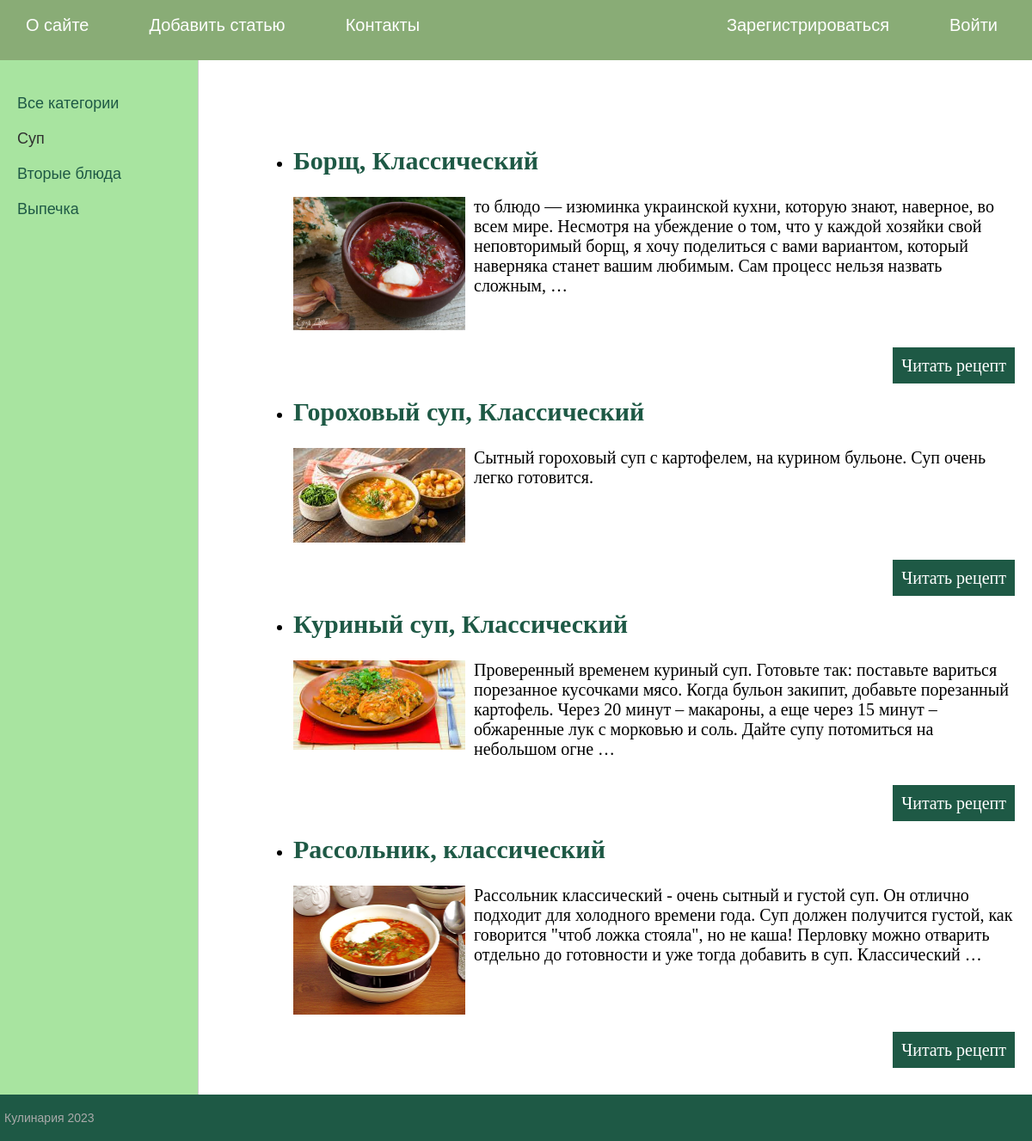
Page /category/1/ on the committed database.
### foods/models.py (models this page shows, shortened)
class TimedModel(models.Model):
    time_create = models.DateTimeField(auto_now_add=True)
    time_update = models.DateTimeField(auto_now=True)
    class Meta:
        abstract = True

class Category(TimedModel):
    name = models.CharField(max_length=100, db_index=True)
    class Meta:
        db_table = "categories"
        verbose_name = "Categorie"

class Foods(TimedModel):
    title = models.CharField(max_length=255)
    content = models.TextField(blank=True)
    call = models.TextField(blank=True)
    photo = models.ImageField(upload_to="photos/%Y/%m/%d/")
    is_published = models.BooleanField(default=True)
    cat = models.ForeignKey(Category, on_delete=models.PROTECT, null=True)
    portions = models.PositiveSmallIntegerField(verbose_name="Порции", null=True)
    calories = models.PositiveIntegerField(null=True)
    class Meta:
        db_table = "foods"
        ordering = ["title"]
        verbose_name = "Food"

### foods/views.py (the view)
# urls.py: path('category/<int:cat_id>/', showcategory, name='category'),
def showcategory(request, cat_id):
    cat = Category.objects.get(pk=cat_id)
    foods = Foods.objects.filter(cat__pk=cat_id)
    cats = Category.objects.all()
    context = {'category': cat, 'foods': foods, 'cats': cats, 'cat_selected': cat.pk}
    return render(request, 'foods/category.html', context=context)

### templates/foods/category.html (shortened to what this page needs)
{% extends 'base.html' %}
{% block content %}
<div>
    <ul>
        {% for food in foods %}
                    <li><h2 class="h2">{{ food.title }}, {{ food.call }}</h2>
                         <img src="/media/{{ food.photo }}" alt="Food" class="img-article-left" height="200px" width="200px">
            {% autoescape on %}
            {{food.content|linebreaks|truncatewords:40}}
            {% endautoescape %}
                    <p class="link-read-post"><a href="{% url 'post' food.id %}">Читать рецепт</a></p>
                    </li>
        {% endfor %}
    </ul>
</div>
{% endblock %}

### templates/base.html (shortened to what this page needs)
{% load static %}
<!DOCTYPE html>
<html>
<head>
	<link type="text/css" href="{% static 'foods/css/style.css' %}" rel="stylesheet" />
</head>
<body>
<table class="table-page" border=0 cellpadding="0" cellspacing="0">
<tr><td valign=top>
{% block mainmenu %}
		<div class="header">
			<ul id="mainmenu" class="mainmenu">
				<li><a href="{% url 'about' %}">О сайте</a></li>
				<li><a href="{% url 'add_page' %}">Добавить статью</a></li>
				<li><a href="{% url 'contact' %}">Контакты</a></li>
				{% if not user.is_authenticated %}
				<li class="last"><a href="{% url 'login' %}">Войти</a></li>
				<li class="last"><a href="{% url 'signup' %}">Зарегистрироваться</a></li>
				{% else %}
				<li class="last">{{ user.username }}</li>
				<li class="last"><a href="{% url 'logout' %}">Выйти</a></li>
				{% endif %}
			</ul>
		</div>
{% endblock mainmenu %}
<table class="table-content" border=0 cellpadding="0" cellspacing="0">
{% block left_sidebar %}
	<tr>
	<td valign="top" class="left-chapters">
	<ul id="leftchapters">
{% if cat_selected == 0 %}
		<li class="selected">Все категории</li>
{% else %}
		<li><a href="{% url 'home' %}">Все категории</a></li>
{% endif %}
{% for c in cats %}
	{% if c.pk == cat_selected %}
		<li class="selected">{{c.name}}</li>
	{% else %}
		<li><a href="{% url 'category' c.id %}">{{c.name}}</a></li>
	{% endif %}
{% endfor %}
	</ul>
</td>
{% endblock %}
<td valign="top" class="content">
	<div class="content-text">
{% block content %}
{% endblock %}
	</div>
</td></tr></table>
</td></tr>
<tr><td valign=top>
	<div id="footer">
		<p>Кулинария 2023</p>
	</div>
</td></tr></table>
</body>
</html>

### static/foods/css/style.css (style rules this page uses)
html, body { font-family: sans-serif; margin: 0; padding: 0; height: 100%; width: 100%; color: #FFFAFA }
a { color: #FFFAFA; text-decoration: none; }
img { max-width: 600px; height: auto; }
img.img-article-left { max-width: 300px; max-height: 400px; height: auto; float: left; padding: 0 10px 10px 0; }
p.link-read-post { text-align: right; }
p.link-read-post a { padding: 10px; min-width: 100px; background: #1E5945; color: #fff; text-decoration: none; }
.table-page { width: 100%; height: 100%; vertical-align: top; }
.table-page tr { height: 100%; }
.header { background: #89AC76; height: 70px; }
ul.mainmenu { list-style: none; margin: 0; padding: 0; height: 60px; color: #ffffff; font-size: 20px; overflow: hidden; }
ul.mainmenu li { float: left; margin: 18px 40px 0 30px; }
ul.mainmenu li.last { float: right; }
ul.mainmenu li a { color: #ffffff; text-decoration: none; }
.table-content { width: 100%; min-height: 100%; height: 100%; }
.left-chapters { margin: 0; background: #A8E4A0; border-right: 1px solid #ccc; min-height: 100%; }
.left-chapters ul { width: 200px; min-height: 100%; margin: 0; padding: 20px 10px 10px 20px; list-style: none; font-size: 18px; }
.left-chapters ul li { margin: 20px 0 0 0; color: #FFFAF0; }
.left-chapters ul li.selected { color: #303030 }
.left-chapters ul li a { color: #1E5945; text-decoration: none; }
.content { padding: 40px 20px 20px 40px; width: 100%; box-sizing: border-box; }
.content-text { margin: 60px 0 0 30px; color: #000; font-size: 20px; font-family: Yandex Sans Display Light; }
#footer { box-sizing: border-box; background: #1E5945; padding: 5px; color: #aaa; font-size: 14px; text-align: left; overflow: hidden; }
.h2 { font-family:Brush Script MT, Brush Script Std, cursive; color:#1E5945; }
.img-article-left { height: 300px }

### rows in the picture
Category: name "Суп"
Category: name "Вторые блюда"
Category: name "Выпечка"
Foods: title "Борщ", call "Классический", photo (picture), content "то блюдо — изюминка украинской кухни, которую знают, наверное, во всем мире. Несмотря на убеждение о том, что у каждой хозяйки свой неповторимый борщ, я хочу поделиться с вами вариантом, который наверняка станет вашим любимым. Сам процесс нельзя назвать сложным, …"
Foods: title "Гороховый суп", call "Классический", photo (picture), content "Сытный гороховый суп с картофелем, на курином бульоне. Суп очень легко готовится."
Foods: title "Куриный суп", call "Классический", photo (picture), content "Проверенный временем куриный суп. Готовьте так: поставьте вариться порезанное кусочками мясо. Когда бульон закипит, добавьте порезанный картофель. Через 20 минут – макароны, а еще через 15 минут – обжаренные лук с морковью и соль. Дайте супу потомиться на небольшом огне …"
Foods: title "Рассольник", call "классический", photo (picture), content "Рассольник классический - очень сытный и густой суп. Он отлично подходит для холодного времени года. Суп должен получится густой, как говорится \"чтоб ложка стояла\", но не каша! Перловку можно отварить отдельно до готовности и уже тогда добавить в суп. Классический …"
